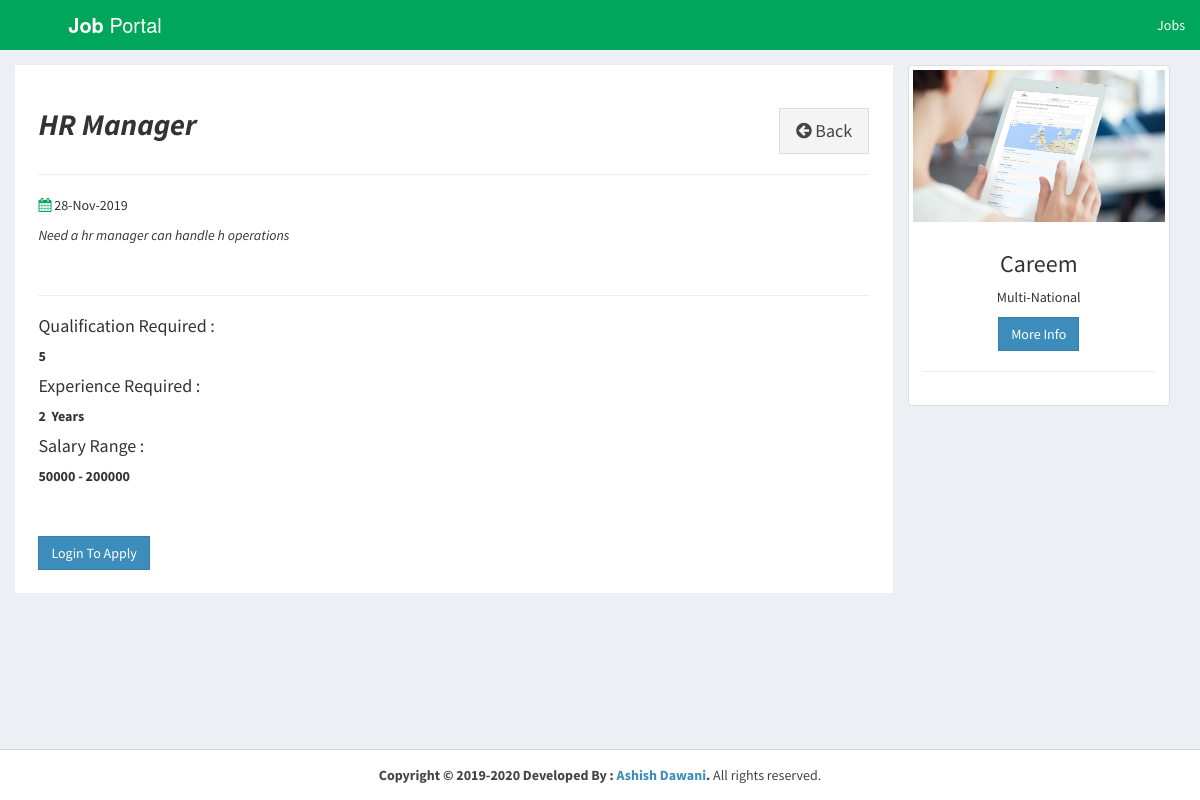
Page /user/view-job-post.php?id=26 on the committed database.
### tables this page shows
CREATE TABLE IF NOT EXISTS `job_post` (
  `id_jobpost` int(11) NOT NULL AUTO_INCREMENT,
  `id_company` int(11) NOT NULL,
  `jobtitle` varchar(255) NOT NULL,
  `description` text NOT NULL,
  `minimumsalary` varchar(255) NOT NULL,
  `maximumsalary` varchar(255) NOT NULL,
  `experience` varchar(255) NOT NULL,
  `qualification` varchar(255) NOT NULL,
  `createdat` timestamp NOT NULL DEFAULT CURRENT_TIMESTAMP,
  PRIMARY KEY (`id_jobpost`)
);

CREATE TABLE IF NOT EXISTS `company` (
  `id_company` int(11) NOT NULL AUTO_INCREMENT,
  `companyname` varchar(255) NOT NULL,
  `headofficecity` varchar(255) NOT NULL,
  `country` varchar(255) NOT NULL,
  `state` varchar(255) NOT NULL,
  `city` varchar(255) NOT NULL,
  `contactno` varchar(255) NOT NULL,
  `website` varchar(255) NOT NULL,
  `companytype` varchar(255) NOT NULL,
  `email` varchar(255) NOT NULL,
  `password` varchar(255) NOT NULL,
  `createdAt` timestamp NOT NULL DEFAULT CURRENT_TIMESTAMP,
  `active` int(11) NOT NULL DEFAULT '2',
  PRIMARY KEY (`id_company`),
  UNIQUE KEY `email` (`email`)
);

### user/view-job-post.php (the view, shortened to what this page needs)
<?php
require_once("../db.php");
?>
<!DOCTYPE html>
<html>
<head>
  <link rel="stylesheet" href="https://cdnjs.cloudflare.com/ajax/libs/twitter-bootstrap/3.3.7/css/bootstrap.min.css">
  <link rel="stylesheet" href="https://cdnjs.cloudflare.com/ajax/libs/font-awesome/4.7.0/css/font-awesome.min.css">
  <link rel="stylesheet" href="https://cdnjs.cloudflare.com/ajax/libs/ionicons/2.0.1/css/ionicons.min.css">
  <link rel="stylesheet" href="../css/AdminLTE.min.css">
  <link rel="stylesheet" href="../css/_all-skins.min.css">
  <link rel="stylesheet" href="../css/custom.css">
</head>
<body class="hold-transition skin-green sidebar-mini">
<div class="wrapper">
  <header class="main-header">
    <a href="index.php" class="logo logo-bg">
      <span class="logo-lg"><b>Job</b> Portal</span>
    </a>
    <nav class="navbar navbar-static-top">
      <div class="navbar-custom-menu">
        <ul class="nav navbar-nav">
          <li>
            <a href="../search.php">Jobs</a>
          </li>
        </ul>
      </div>
    </nav>
  </header>
  <div class="content-wrapper" style="margin-left: 0px;">
    <section id="candidates" class="content-header">
      <div class="container">
        <div class="row">
           <?php
          $sql = "SELECT * FROM job_post WHERE id_jobpost='$_GET[id]'";
          $result = $conn->query($sql);
          if($result->num_rows > 0) {
            while($row = $result->fetch_assoc())
            {
             ?>
		  <div class="col-md-9 bg-white padding-2">
            <div class="pull-left">
              <h2><b><i><?php echo $row['jobtitle']; ?></i></b></h2>
            </div>
            <div class="pull-right">
              <button class="btn btn-default btn-lg btn-flat margin-top-20" onclick="window.history.go(-1)"><i class="fa fa-arrow-circle-left"></i> Back</button>
            </div>
            <div class="clearfix"></div>
            <hr>
            <div>
              <p><i class="fa fa-calendar text-green"></i> <?php echo date("d-M-Y", strtotime($row['createdat'])); ?></p>
            </div>
            <div>
              <p> <?php echo stripcslashes($row['description']); ?></p>
			  <br>
        <hr>
			  <h4>Qualification Required : </h4> <strong><?php echo $row['qualification']; ?> </strong>
			  <h4>Experience Required : </h4> <strong><?php echo $row['experience']; ?> &nbsp;Years</strong>
			  <h4>Salary Range : </h4> <strong><?php echo $row['minimumsalary']; ?>&nbsp;-&nbsp;<?php echo $row['maximumsalary']; ?></strong>
            </div>
			<?php if(isset($_SESSION['id_user'])) {
              if(isset($_GET['applied']))
              {
              ?>
                <a href="#" class="btn btn-success btn-flat margin-top-50">Already Applied</a>
              <?php } else { ?>
              <a href="apply.php?id=<?php echo $row['id_jobpost']; ?>" class="btn btn-success btn-flat margin-top-50">Apply</a>
			<?php }} else { ?>
			<a href="user-login.php" class="btn btn-primary btn-flat margin-top-50">Login To Apply</a>
			<?php } ?>
			<?php
            }
          }
          ?>
          </div>
		  <?php
		   $sql1 = "SELECT * FROM company WHERE id_company='$_SESSION[id_company]'";
           $result1 = $conn->query($sql1);
          if($result1->num_rows > 0) {
            while($row = $result1->fetch_assoc())
            {
             ?>
          <div class="col-md-3">
            <div class="thumbnail">
              <img src="../img/browse.jpg" alt="companylogo">
              <div class="caption text-center">
                <h3><?php echo $row['companyname']; ?></h3>
                <p><?php echo $row['companytype']; ?></p>
                <p><a href="#" class="btn btn-primary btn-flat" role="button">More Info</a>
                <hr>
              </div>
            </div>
          </div>
		 <?php
            }
          }
          ?>
        </div>
      </div>
    </section>
  </div>
  <footer class="main-footer" style="margin-left: 0px;">
    <div class="text-center">
      <strong>Copyright &copy; 2019-2020 Developed By : <a href="#">Ashish Dawani</a>.</strong> All rights
    reserved.
    </div>
  </footer>
</div>
</body>
</html>

### css/custom.css (style rules this page uses)
.logo-bg { background-color: #00A65A !important; }
.margin-top-50 { margin-top: 50px; }
.margin-top-20 { margin-top: 20px; }
.padding-2 { padding: 2%; }
.bg-white { background-color: #fff; }

### rows in the picture
job_post: jobtitle "HR Manager", createdat "28-Nov-2019", description "Need a hr manager can handle h operations", qualification "5", experience "2", minimumsalary "50000", maximumsalary "200000"
company: companyname "Careem", companytype "Multi-National"
